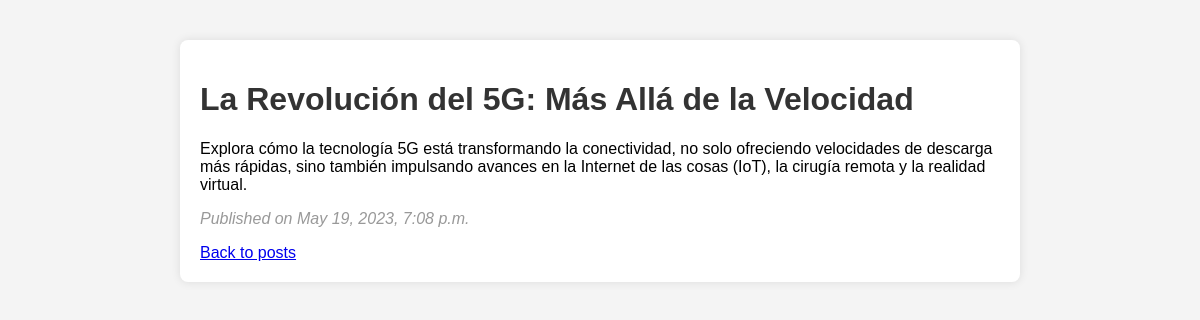
The app's page /posts/1/ with its own data.
### blog/models.py (models this page shows, shortened)
class Post(models.Model):
    title = models.CharField(max_length=200)
    content = models.TextField()
    pub_date = models.DateTimeField(default=timezone.now)

### blog/views.py (the view)
# urls.py: path('posts/<int:pk>/', post_detail, name='post-detail-template'),
def post_detail(request, pk):
    post = get_object_or_404(Post, pk=pk)
    return render(request, 'post_detail.html', {'post': post})

### blog/templates/post_detail.html (shortened to what this page needs)
{% extends 'base.html' %}
{% block content %}
    <h1>{{ post.title }}</h1>
    <p>{{ post.content }}</p>
    <p class="date">Published on {{ post.pub_date }}</p>
    <a href="{% url 'post-list' %}">Back to posts</a>
{% endblock %}

### blog/static/blog/style.css (style rules this page uses)
body { font-family: Arial, sans-serif; margin: 20px; padding: 20px; background-color: #f4f4f4; }
h1 { color: #333; }
p.date { color: #999; font-style: italic; }

### records on screen
Post: title "La Revolución del 5G: Más Allá de la Velocidad", content "Explora cómo la tecnología 5G está transformando la conectividad, no solo ofreciendo velocidades de descarga más rápidas, sino también impulsando avances en la Internet de las cosas (IoT), la cirugía remota y la realidad virtual.", pub_date "May 19, 2023, 7:08 p.m."
